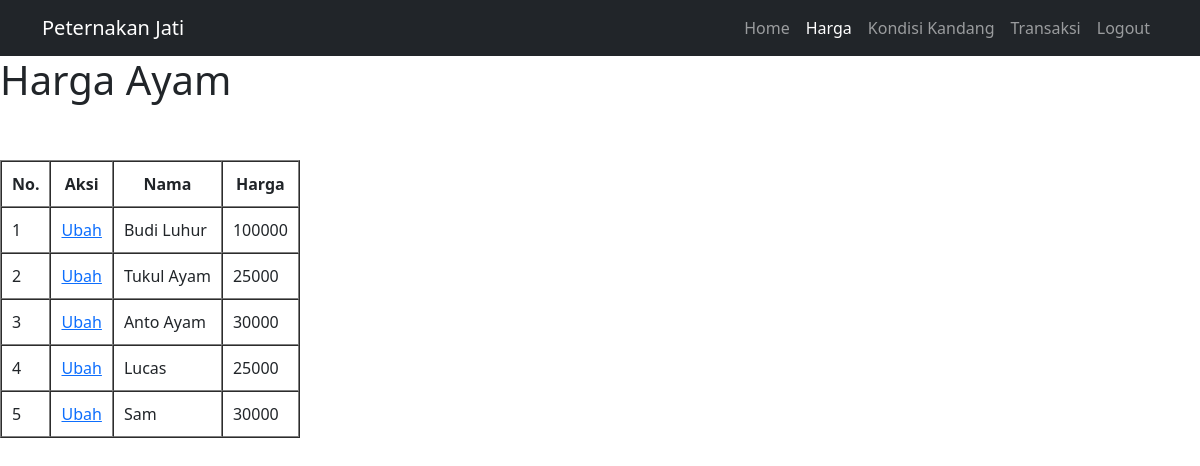
Page /PeternakanAyam_Draft1/peternak/harga_peternak.php (signed in) on the committed database.
### tables this page shows
CREATE TABLE `tabel_login` (
  `id` int(11) NOT NULL,
  `user` varchar(100) NOT NULL,
  `pass` varchar(400) NOT NULL,
  `id_grup` varchar(100) NOT NULL,
  `nama` text NOT NULL,
  `alamat` text NOT NULL,
  `kota` text NOT NULL,
  `tlp` decimal(20,0) NOT NULL,
  `email` text NOT NULL,
  `last_login` datetime NOT NULL,
  `create_login` datetime NOT NULL,
  `stok` int(11) NOT NULL,
  `harga` int(11) NOT NULL
);

### PeternakanAyam_Draft1/fungsi/functions.php (called while the page is built, shortened)
<?php
    $link = mysqli_connect('localhost', 'tkacom_annisa02', '3720469_*D2X', 'tkacom_peternakan_annisa');
    function query($query) {
        global $link;
        $result = mysqli_query($link, $query);
        $rows = [];
        while( $row = mysqli_fetch_assoc($result)) {
            $rows[] = $row;
        }
        return $rows;
    }
?>

### PeternakanAyam_Draft1/peternak/harga_peternak.php (the view, shortened to what this page needs)
<?php
    require '../fungsi/functions.php';
    $ternak = query("SELECT * from tabel_login WHERE id_grup !='admin'");
?>
<!DOCTYPE html>
<html lang="en">
<head>
    <link href="../style/mainpage.css" rel="stylesheet" />
</head>
<body>
    <nav class="navbar navbar-expand-lg navbar-dark bg-dark">
        <div class="container">
            <a class="navbar-brand" href="#">Peternakan Jati</a>
            <div class="collapse navbar-collapse" id="navbarSupportedContent">
                <ul class="navbar-nav ms-auto mb-2 mb-lg-0">
                    <li class="nav-item"><a class="nav-link" href="hal_peternak.php">Home</a></li>
                    <li class="nav-item"><a class="nav-link active" aria-current="page" href="harga_peternak.php">Harga</a></li>
                    <li class="nav-item"><a class="nav-link" href="kandang_peternak.php">Kondisi Kandang</a></li>
                    <li class="nav-item"><a class="nav-link" href="transaksi_peternak.php">Transaksi</a></li>
                    <li class="nav-item"><a class="nav-link" href="../fungsi/logout.php">Logout</a></li>
                </ul>
            </div>
        </div>
    </nav>
    <div>
    <h1>Harga Ayam</h1>
    <br><br>
    <table border="1" cellpadding="10" cellspacing="0">
    <tr>
        <th>No.</th>
        <th>Aksi</th>
        <th>Nama</th>
        <th>Harga</th>
    </tr>
    <?php $i = 1;   ?>
    <?php foreach( $ternak as $row ): ?>
    <tr>
        <td><?= $i; ?></td>
        <td>
            <a href="../fungsi/ubah_peternak.php?id=<?= $row["id"]; ?>">Ubah</a>
        </td>
        <td><?= $row["nama"]; ?></td>
        <td><?= $row["harga"]; ?></td>
    </tr>
    <?php $i++; ?>
    <?php endforeach; ?>
    </table>
</div>
</body>
</html>

### rows in the picture
tabel_login: nama "Budi Luhur", harga "100000"
tabel_login: nama "Tukul Ayam", harga "25000"
tabel_login: nama "Anto Ayam", harga "30000"
tabel_login: nama "Lucas", harga "25000"
tabel_login: nama "Sam", harga "30000"
